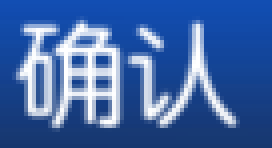
#> input picture name_error.png, 68 x 37 px (shown 4 times larger); its folder holds only this picture in this run
$ python -i compress.py   (imports and definitions only)
#> lines starting #> are read from the running program, lines starting #| are printed output that depends on the picture
import cv2
import os
from math import *
import numpy as np
from PIL import Image
class Compress_img:

    def __init__(self, img_path):
        self.img_path = img_path
        self.img_name = img_path.split('/')[-1]

    def compress_img_CV(self, compress_rate=0.8, show=False):

#> called with compress_rate = 0.8, show = False
        im = Image.open(self.img_path)
#> im is the input picture: PIL image 68x37 RGB; mean R, G, B 67.6, 104.5, 167.3
        width,heigh=im.size
#> width = 68; heigh = 37
        if heigh>width:
            angle = 90
            im = im.rotate(angle, expand=True)
            # [4 lines of commented-out code are left out]
        cropped = im.crop((0, 0, 200, 100))
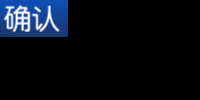
#> cropped: PIL image 200x100 RGB; mean R, G, B 8.5, 13.2, 21
        cropped.save('crop_' + self.img_name)
        # [12 lines of commented-out code are left out]

    def remane(self):
        os.remove(self.img_path)
        os.rename('result_cv_' + self.img_name,self.img_path)
# [9 lines not run here, left out]
            # compress.remane()
            # break

>>> result = Compress_img('../name_error.png').compress_img_CV()
